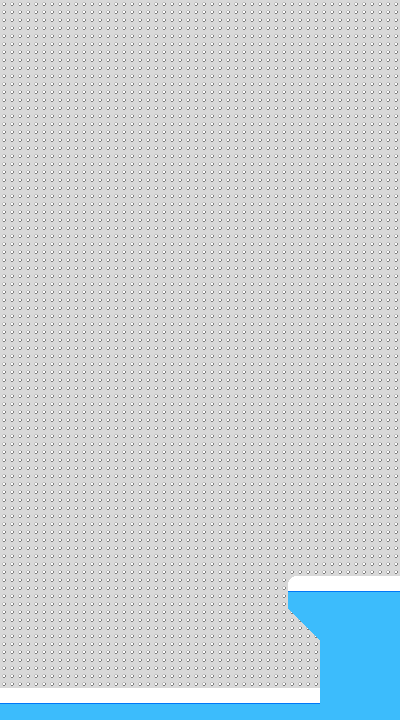

Tiled map render using the project's own tile images. Description and the map definition, with tile-layer contents summarised, below:
An orthogonal 25x45 tile map with 16x16 px tiles, 2 tile layers (background, foreground) and 3 objects.

<map version="1.0" orientation="orthogonal" renderorder="right-down" width="25" height="45" tilewidth="16" tileheight="16" nextobjectid="254">
 <properties>
  <property name="tileset" value="protoclimber" />
 </properties>
 <tileset firstgid="1" name="protoclimber" tilewidth="16" tileheight="16">
  <image source="../images/tilesets/protoclimber.png" width="128" height="32" />
 </tileset>
 <layer name="background" width="25" height="45">
  <properties>
   <property name="nocollide" value="true" />
   <property name="tileset" value="protoclimber" />
  </properties>
  <data>[1125 cells, 1125 non-empty, 1 distinct tile ids]</data>
 </layer>
 <layer name="foreground" width="25" height="45">
  <properties>
   <property name="tileset" value="protoclimber" />
  </properties>
  <data>[1125 cells, 92 non-empty, 4 distinct tile ids]</data>
 </layer>
 <objectgroup name="screen_grid" opacity="0.14">
  <object id="250" x="0" y="0" width="400" height="240" />
  <object id="252" x="0" y="240" width="400" height="240" />
  <object id="253" x="0" y="480" width="400" height="240" />
 </objectgroup>
 <objectgroup name="objects" />
</map>
